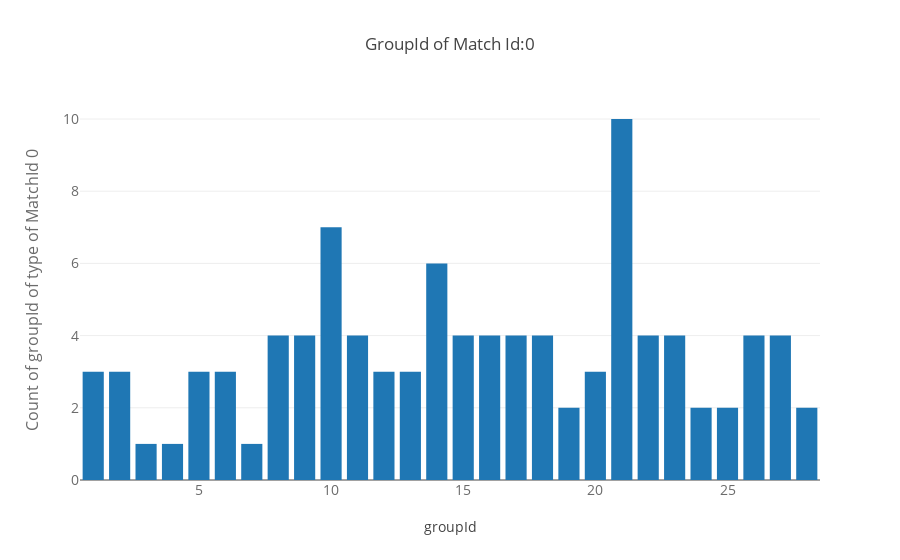

The cell this chart's notebook holds for it:
### Markdown cell above
Here we can see that  **Id** is different, but **groupId and matchId** are the same.

To illustrate this, a person A with an Id 0 and a person B with an ID 136382 are friends and have a team together (groupId). Then the same match is done, so you can assume that they entered the game with the same matchId.

To put it another way, Battlegrounds (PBUGs) have a total about 100 people per game. These 100 players have the same matchId. Among them, groupId are same as 24, so you can think that they are friends and joined the team and played together. (There are about 100 people, not necessarily 100 people.)

### Code cell
temp = df_train[df_train['matchId']==0]['groupId'].value_counts().sort_values(ascending=False)
trace = go.Bar(
    x = temp.index,
    y = (temp)
)
data = [trace]
layout = go.Layout(
    title = "GroupId of Match Id:0",
    xaxis=dict(
        title='groupId',
        tickfont=dict(
            size=14,
            color='rgb(107, 107, 107)'
        )
    ),
    yaxis=dict(
        title='Count of groupId of type of MatchId 0',
        titlefont=dict(
            size=16,
            color='rgb(107, 107, 107)'
        ),
        tickfont=dict(
            size=14,
            color='rgb(107, 107, 107)'
        )
)
)
fig = go.Figure(data=data, layout=layout)
py.iplot(fig, filename='schoolStateNames')

### Figure 1 — Plotly figure (JSON) as saved in the notebook; plotly's stock layout.template omitted (floating-point values rounded to 4 significant figures)
{"data": [{"x": [21, 10, 14, 27, 23, 22, 26, 11, 8, 18, 17, 16, 15, 9, 2, 5, 6, 1, 12, 13, 20, 19, 24, 25, 28, 4, 7, 3], "y": [10, 7, 6, 4, 4, 4, 4, 4, 4, 4, 4, 4, 4, 4, 3, 3, 3, 3, 3, 3, 3, 2, 2, 2, 2, 1, 1, 1], "type": "bar", "uid": "05600fc6-cca9-11e8-b055-0242ac130002"}], "layout": {"title": "GroupId of Match Id:0", "xaxis": {"tickfont": {"color": "rgb(107, 107, 107)", "size": 14}, "title": "groupId"}, "yaxis": {"tickfont": {"color": "rgb(107, 107, 107)", "size": 14}, "title": "Count of groupId of type of MatchId 0", "titlefont": {"color": "rgb(107, 107, 107)", "size": 16}}}}
